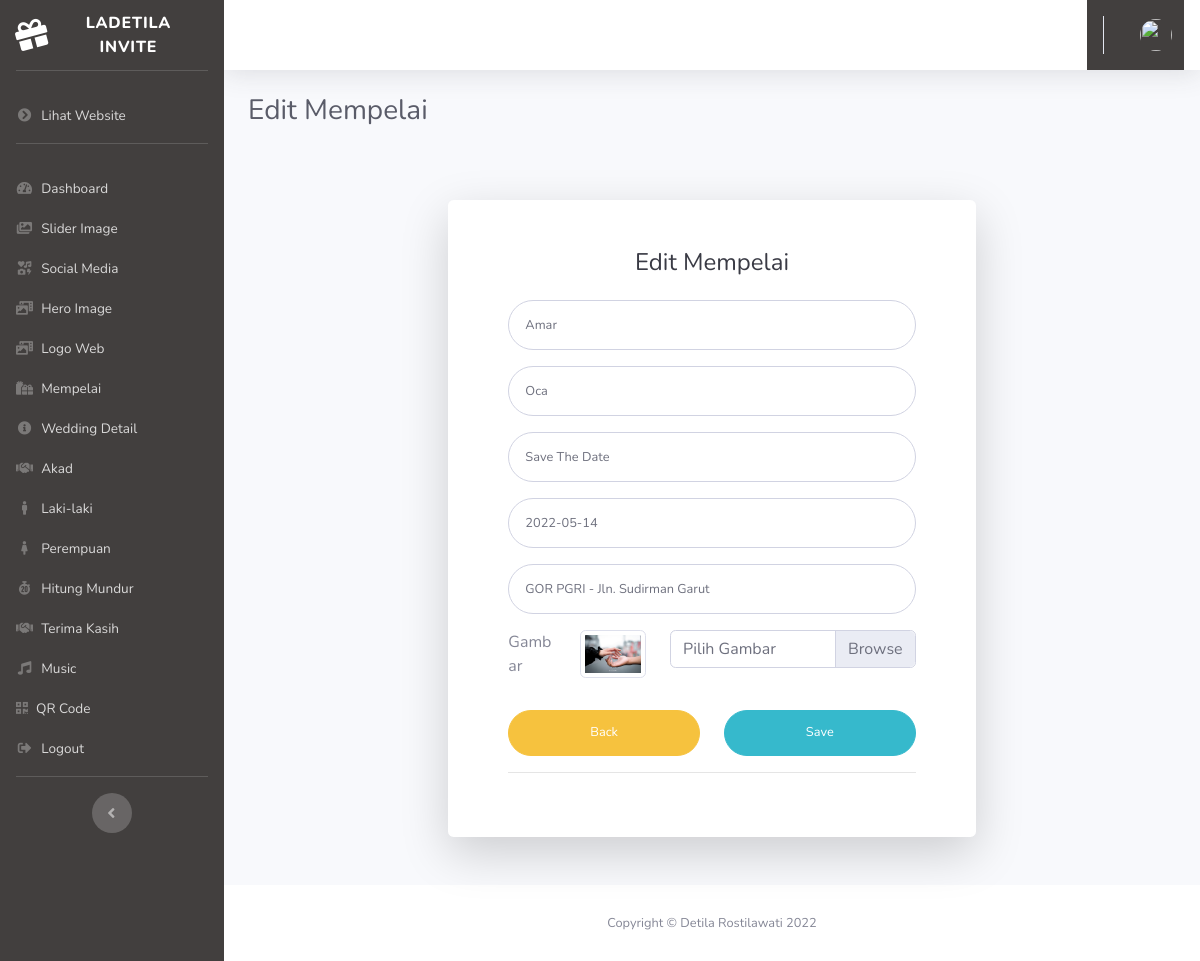
Page /admin/edit_mempelai/3 on the committed database.
### tables this page shows
CREATE TABLE `user_sub_menu` (
  `id` int(11) NOT NULL,
  `title` varchar(128) NOT NULL,
  `url` varchar(128) NOT NULL,
  `icon` varchar(128) NOT NULL
);

CREATE TABLE `nama_mempelai` (
  `id` int(11) NOT NULL,
  `nama_lk` varchar(255) NOT NULL,
  `nama_pr` varchar(255) NOT NULL,
  `save_the_date` varchar(255) NOT NULL,
  `tanggal` varchar(255) NOT NULL,
  `image` varchar(255) NOT NULL,
  `alamat` varchar(500) NOT NULL
);

### application/controllers/Admin.php (called while the page is built, shortened)
<?php
class Admin extends CI_Controller
{
    public function edit_mempelai($id)
    {
        $data['title'] = 'Edit Mempelai';
        $data['user'] = $this->db->get_where('user', ['email' => $this->session->userdata('email')])->row_array();
        $data['mempelai'] = $this->db->get_where('nama_mempelai', ['id' => $id])->row_array();
        $this->form_validation->set_rules('nama_lk', 'Nama laki-Laki', 'required');
        $this->form_validation->set_rules('nama_pr', 'Nama Perempuan', 'required');
        $this->form_validation->set_rules('save_the_date', 'Save The Date', 'required');
        $this->form_validation->set_rules('tanggal', 'tanggal', 'required');
        $this->form_validation->set_rules('alamat', 'alamat', 'required');
        if ($this->form_validation->run() == false) {
            $this->load->view('templates/header', $data);
            $this->load->view('templates/sidebar', $data);
            $this->load->view('templates/topbar', $data);
            $this->load->view('admin/edit_mempelai', $data);
            $this->load->view('templates/footer');
        }
    }
}

### index.php (called while the page is built, shortened)
<?php
require_once BASEPATH.'core/CodeIgniter.php';

### application/views/admin/edit_mempelai.php (the view, shortened to what this page needs)
<div class="container-fluid">
    <div class="d-sm-flex align-items-center justify-content-between mb-4">
        <h1 class="h3 mb-0 text-gray-800"><?= $title; ?></h1>
    </div>
    <div class="row">
        <div class="container">
            <div class="card o-hidden border-0 shadow-lg col-lg-7 my-5 mx-auto">
                <div class="card-body p-0">
                    <div class="row">
                        <div class="col-lg">
                            <div class="p-5">
                                <div class="text-center">
                                    <h1 class="h4 text-gray-900 mb-4"><?= $title; ?></h1>
                                </div>
                                <form class="user" method="POST" action="<?= base_url('admin/edit_mempelai/') . $mempelai['id']; ?>" enctype="multipart/form-data">
                                    <div class="form-group">
                                        <input type="text" class="form-control form-control-user" id="nama_lk" name="nama_lk" value="<?= $mempelai['nama_lk']; ?>">
                                    </div>
                                    <div class="form-group">
                                        <input type="text" class="form-control form-control-user" id="nama_pr" name="nama_pr" value="<?= $mempelai['nama_pr']; ?>">
                                    </div>
                                    <div class="form-group">
                                        <input type="text" class="form-control form-control-user" id="save_the_date" name="save_the_date" value="<?= $mempelai['save_the_date']; ?>">
                                    </div>
                                    <div class="form-group">
                                        <input type="text" class="form-control form-control-user" id="tanggal" name="tanggal" value="<?= $mempelai['tanggal']; ?>">
                                    </div>
                                    <div class="form-group">
                                        <input type="text" class="form-control form-control-user" id="alamat" name="alamat" value="<?= $mempelai['alamat']; ?>">
                                    </div>
                                    <div class="form-group row">
                                        <div class="col-sm-2">Gambar</div>
                                        <div class="col-sm-10">
                                            <div class="row">
                                                <div class="col-sm-3">
                                                    <img src="<?= base_url('/wedding-2/images/wedding/wedding-1/mempelai/') . $mempelai['image']; ?>" class="img-thumbnail" alt="">
                                                </div>
                                                <div class="col-sm-9">
                                                    <div class="custom-file">
                                                        <label class="custom-file-label" for="image">
                                                            Pilih Gambar
                                                        </label>
                                                    </div>
                                                </div>
                                            </div>
                                        </div>
                                    </div>
                                    <div class="form-group row">
                                        <div class="col-sm-6 mb-3 mb-sm-0">
                                            <a class="mt-3 btn btn-warning btn-user btn-block" href="<?= base_url('admin/mempelai') ?>">Back</a>
                                        </div>
                                        <div class="col-sm-6">
                                            <button type="submit" class="mt-3 btn btn-info btn-user btn-block">
                                                Save
                                            </button>
                                        </div>
                                    </div>
                                </form>
                                <hr>
                            </div>
                        </div>
                    </div>
                </div>
            </div>
        </div>
    </div>
</div>

### application/views/templates/sidebar.php (shortened to what this page needs)
<ul class="navbar-nav sidebar sidebar-dark accordion" id="accordionSidebar">
    <a class="sidebar-brand d-flex align-items-center justify-content-center" href="<?= base_url('auth'); ?>">
        <div class="sidebar-brand-icon rotate-n-15">
            <i class="fas fa-gift"></i>
        </div>
        <div class="sidebar-brand-text mx-3">Ladetila Invite</div>
    </a>
    <hr class="sidebar-divider">
    <li class="nav-item">
        <a class="nav-link" href="<?= base_url() ?>">
            <i class="fas fa-fw fa-chevron-circle-right"></i>
            <span>Lihat Website</span></a>
    </li>
    <hr class="sidebar-divider">
    <?php
    $querySubMenu = "SELECT *
                  FROM user_sub_menu
                  ";
    $subMenu = $this->db->query($querySubMenu)->result_array();
    ?>
    <?php foreach ($subMenu as $sm) : ?>
        <?php if ($title == $sm['title']) : ?>
            <li class="nav-item active">
            <?php else : ?>
            <li class="nav-item">
            <?php endif; ?>
            <a class="nav-link pb-0" href="<?= base_url($sm['url']); ?>">
                <i class="<?= $sm['icon']; ?>"></i>
                <span><?= $sm['title']; ?></span></a>
            </li>
        <?php endforeach; ?>
        <li class="nav-item">
            <a class="nav-link" href="<?= base_url('auth/logout') ?>">
                <i class="fas fa-fw fa-sign-out-alt" data-dismiss="modal"></i>
                <span>Logout</span></a>
        </li>
        <hr class="sidebar-divider">
        <div class="text-center d-none d-md-inline">
            <button class="rounded-circle border-0" id="sidebarToggle"></button>
        </div>
</ul>

### application/views/templates/sidebar.php (style rules this page uses)
ul { background: linear-gradient(to right, #423F3E 0%, #423F3E 0%); }

### rows in the picture
user_sub_menu: title "Dashboard"
user_sub_menu: title "Slider Image"
user_sub_menu: title "Social Media"
user_sub_menu: title "Hero Image"
user_sub_menu: title "Logo Web"
user_sub_menu: title "Mempelai"
user_sub_menu: title "Wedding Detail"
user_sub_menu: title "Akad"
user_sub_menu: title "Laki-laki"
user_sub_menu: title "Perempuan"
user_sub_menu: title "Hitung Mundur"
user_sub_menu: title "Terima Kasih"
user_sub_menu: title "Music"
user_sub_menu: title "QR Code"
nama_mempelai: nama_lk "Amar", nama_pr "Oca", save_the_date "Save The Date", tanggal "2022-05-14", alamat "GOR PGRI - Jln. Sudirman Garut", image (picture)

### other values in the picture
$title "Edit Mempelai"
